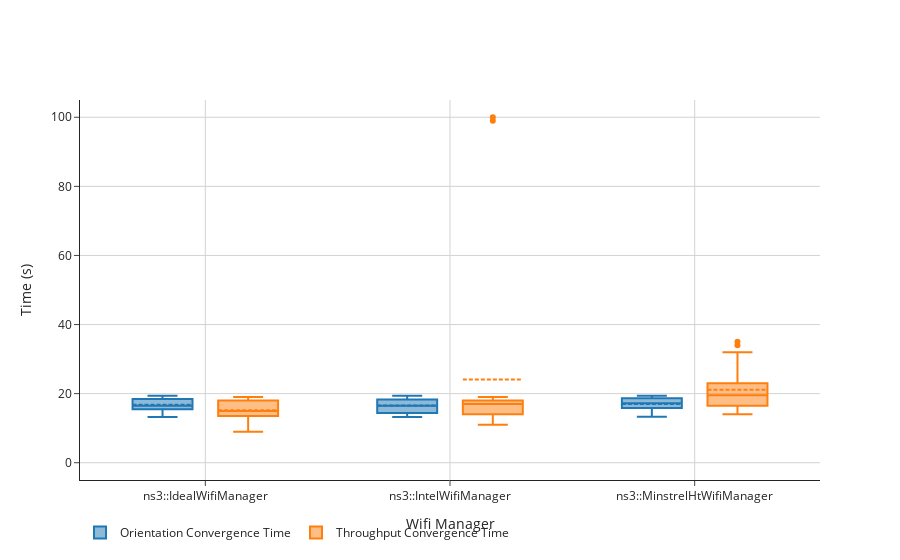

Notebook source saved alongside this figure:
### Code cell
# import plotly.express as px

distance = '100'
filtered = conv[(conv['distance'] == distance)]

trace0 = go.Box(
    y=filtered['Antenna Converge'],
    x=filtered['wifiManager'],
    name='Orientation Convergence Time',
    boxmean=True
)

trace1 = go.Box(
    y=filtered['Throughput Converge'],
    x=filtered['wifiManager'],
    name='Throughput Convergence Time',
    boxmean=True
)

data = [trace0, trace1]
layout = go.Layout(
    #title = "foo",
    template = "simple_white",
    xaxis_title="Wifi Manager",
    yaxis=go.layout.YAxis(
        title='Time (s)',
        range=[-5, max(filtered['Throughput Converge'].max()*1.05, filtered['Antenna Converge'].max()*1.05)],
        zeroline=False
    ),
    boxmode='group'
)

fig = go.Figure(data=data, layout=layout)
fig.update_layout(legend_orientation="h")
fig.update_xaxes(showgrid=True, gridwidth=1, gridcolor='LightGrey')
fig.update_yaxes(showgrid=True, gridwidth=1, gridcolor='LightGrey')
fig.show()
fig.write_image("convergence_simple_3dB.png")

### Figure 1 — Plotly figure (JSON) as saved in the notebook; plotly's stock layout.template omitted (floating-point values rounded to 4 significant figures)
{"data": [{"boxmean": true, "name": "Orientation Convergence Time", "type": "box", "x": ["ns3::IdealWifiManager", "ns3::IdealWifiManager", "ns3::IdealWifiManager", "ns3::IdealWifiManager", "ns3::IdealWifiManager", "ns3::IdealWifiManager", "ns3::IdealWifiManager", "ns3::IdealWifiManager", "ns3::IdealWifiManager", "ns3::IdealWifiManager", "ns3::IdealWifiManager", "ns3::IdealWifiManager", "ns3::IdealWifiManager", "ns3::IdealWifiManager", "ns3::IdealWifiManager", "ns3::IdealWifiManager", "ns3::IdealWifiManager", "ns3::IdealWifiManager", "ns3::IdealWifiManager", "ns3::IdealWifiManager", "ns3::IntelWifiManager", "ns3::IntelWifiManager", "ns3::IntelWifiManager", "ns3::IntelWifiManager", "ns3::IntelWifiManager", "ns3::IntelWifiManager", "ns3::IntelWifiManager", "ns3::IntelWifiManager", "ns3::IntelWifiManager", "ns3::IntelWifiManager", "ns3::IntelWifiManager", "ns3::IntelWifiManager", "ns3::IntelWifiManager", "ns3::IntelWifiManager", "ns3::IntelWifiManager", "ns3::IntelWifiManager", "ns3::IntelWifiManager", "ns3::IntelWifiManager", "ns3::IntelWifiManager", "ns3::IntelWifiManager", "ns3::MinstrelHtWifiManager", "ns3::MinstrelHtWifiManager", "ns3::MinstrelHtWifiManager", "ns3::MinstrelHtWifiManager", "ns3::MinstrelHtWifiManager", "ns3::MinstrelHtWifiManager", "ns3::MinstrelHtWifiManager", "ns3::MinstrelHtWifiManager", "ns3::MinstrelHtWifiManager", "ns3::MinstrelHtWifiManager", "ns3::MinstrelHtWifiManager", "ns3::MinstrelHtWifiManager", "ns3::MinstrelHtWifiManager", "ns3::MinstrelHtWifiManager", "ns3::MinstrelHtWifiManager", "ns3::MinstrelHtWifiManager", "ns3::MinstrelHtWifiManager", "ns3::MinstrelHtWifiManager", "ns3::MinstrelHtWifiManager", "ns3::MinstrelHtWifiManager"], "y": [15.94, 15.98, 17.65, 17.95, 18.12, 13.64, 14.82, 19.17, 15.28, 15.71, 19.36, 16.32, 19.38, 14.16, 16.74, 15.95, 18.84, 18.97, 13.23, 17.73, 15.97, 18.46, 17.86, 18.05, 18.16, 13.71, 14.11, 19.12, 15.73, 18.05, 19.38, 16.36, 13.27, 14.12, 16.62, 16.05, 18.85, 19.11, 13.23, 14.72, 15.95, 18.55, 17.68, 17.95, 18.22, 13.64, 14.82, 19.25, 15.73, 16.4, 19.36, 16.57, 19.38, 14.33, 16.74, 15.95, 18.84, 18.97, 13.3, 17.79]}, {"boxmean": true, "name": "Throughput Convergence Time", "type": "box", "x": ["ns3::IdealWifiManager", "ns3::IdealWifiManager", "ns3::IdealWifiManager", "ns3::IdealWifiManager", "ns3::IdealWifiManager", "ns3::IdealWifiManager", "ns3::IdealWifiManager", "ns3::IdealWifiManager", "ns3::IdealWifiManager", "ns3::IdealWifiManager", "ns3::IdealWifiManager", "ns3::IdealWifiManager", "ns3::IdealWifiManager", "ns3::IdealWifiManager", "ns3::IdealWifiManager", "ns3::IdealWifiManager", "ns3::IdealWifiManager", "ns3::IdealWifiManager", "ns3::IdealWifiManager", "ns3::IdealWifiManager", "ns3::IntelWifiManager", "ns3::IntelWifiManager", "ns3::IntelWifiManager", "ns3::IntelWifiManager", "ns3::IntelWifiManager", "ns3::IntelWifiManager", "ns3::IntelWifiManager", "ns3::IntelWifiManager", "ns3::IntelWifiManager", "ns3::IntelWifiManager", "ns3::IntelWifiManager", "ns3::IntelWifiManager", "ns3::IntelWifiManager", "ns3::IntelWifiManager", "ns3::IntelWifiManager", "ns3::IntelWifiManager", "ns3::IntelWifiManager", "ns3::IntelWifiManager", "ns3::IntelWifiManager", "ns3::IntelWifiManager", "ns3::MinstrelHtWifiManager", "ns3::MinstrelHtWifiManager", "ns3::MinstrelHtWifiManager", "ns3::MinstrelHtWifiManager", "ns3::MinstrelHtWifiManager", "ns3::MinstrelHtWifiManager", "ns3::MinstrelHtWifiManager", "ns3::MinstrelHtWifiManager", "ns3::MinstrelHtWifiManager", "ns3::MinstrelHtWifiManager", "ns3::MinstrelHtWifiManager", "ns3::MinstrelHtWifiManager", "ns3::MinstrelHtWifiManager", "ns3::MinstrelHtWifiManager", "ns3::MinstrelHtWifiManager", "ns3::MinstrelHtWifiManager", "ns3::MinstrelHtWifiManager", "ns3::MinstrelHtWifiManager", "ns3::MinstrelHtWifiManager", "ns3::MinstrelHtWifiManager"], "y": [15, 18, 15, 18, 16, 10, 9, 19, 13, 14, 19, 14, 19, 9, 15, 15, 18, 19, 11, 18, 15, 100, 17, 17, 18, 14, 14, 18, 99, 18, 19, 15, 13, 14, 17, 15, 18, 18, 12, 11, 18, 22, 17, 17, 21, 14, 15, 28, 14, 20, 34, 18, 35, 15, 16, 23, 32, 23, 19, 22]}], "layout": {"boxmode": "group", "legend": {"orientation": "h"}, "xaxis": {"gridcolor": "LightGrey", "gridwidth": 1, "showgrid": true, "title": {"text": "Wifi Manager"}}, "yaxis": {"gridcolor": "LightGrey", "gridwidth": 1, "range": [-5, 105], "showgrid": true, "title": {"text": "Time (s)"}, "zeroline": false}}}
